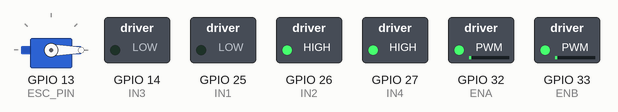
A sketch run on a simulated ESP32. Parts: servo, switched loads named in the sketch (green lamp = pin HIGH). Nothing arrives over Bluetooth unless stated; what the sketch prints to the serial monitor is not drawn.

Above: at 0.1 s.
Timing chart, 0 to 1.6 s (numbered marks = the images above):
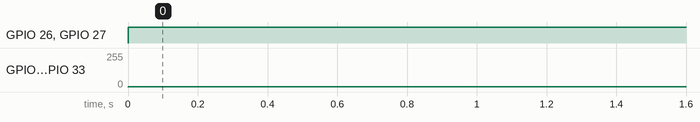

The sketch:

battlebot.ino
```cpp
#include <PS4Controller.h>
#include <ESP32Servo.h>
#include <Arduino.h>

// MOSTLY WORKING CONFIGURATION
// // Motor control pins
const int ENA = 32; // Left motor PWM
// const int IN1 = 25;
// const int IN2 = 26;

const int ENB = 33; // Right motor PWM
// const int IN3 = 27;
// const int IN4 = 14;

// Motor control pins
const int IN1 = 25;
const int IN2 = 26;

const int IN3 = 14;
const int IN4 = 27;

const int ESC_PIN = 13; // Brushless ESC pin

// LEDC PWM channels
#define CH_LEFT  0
#define CH_RIGHT 1

// Deadzone threshold
const int DEADZONE = 10;

Servo esc;

void setup() {
  Serial.begin(115200);

  // Motor direction pins
  pinMode(IN1, OUTPUT);
  pinMode(IN2, OUTPUT);
  pinMode(IN3, OUTPUT);
  pinMode(IN4, OUTPUT);

  // PWM setup (Core 2.x compatible)
  ledcSetup(CH_LEFT, 1000, 8);
  ledcAttachPin(ENA, CH_LEFT);

  ledcSetup(CH_RIGHT, 1000, 8);
  ledcAttachPin(ENB, CH_RIGHT);

  // ESC setup
  esc.setPeriodHertz(50);
  esc.attach(ESC_PIN, 1000, 2000);
  esc.writeMicroseconds(1000); // Start with idle signal

  // PS4 controller
  PS4.begin("5c:93:a2:38:32:0e");
  Serial.println("Waiting for PS4 controller...");
}

void loop() {
  if (PS4.isConnected()) {
    Serial.println("Working");
    int leftY = PS4.LStickY();
    int rightY = PS4.RStickY();

    // Apply deadzone
    leftY = (abs(leftY) < DEADZONE) ? 0 : leftY;
    rightY = (abs(rightY) < DEADZONE) ? 0 : rightY;

    int leftSpeed = map(leftY, -128, 127, 255, -255);
    int rightSpeed = map(rightY, -128, 127, 255, -255);

    controlMotor(CH_LEFT, IN1, IN2, leftSpeed);
    controlMotor(CH_RIGHT, IN3, IN4, rightSpeed);

    // If left bumper (L1) is pressed, set ESC to half power
    if (PS4.L1()) {
      esc.writeMicroseconds(2000); // Set ESC to half power
      Serial.println("ESC set to half power");
    } else {
      esc.writeMicroseconds(1000); // Set ESC to idle
    }
  }
}

void controlMotor(int channel, int in1, int in2, int speed) {
  if (speed > 0) {
    digitalWrite(in1, HIGH);
    digitalWrite(in2, LOW);
    ledcWrite(channel, speed);
  } else if (speed < 0) {
    digitalWrite(in1, LOW);
    digitalWrite(in2, HIGH);
    ledcWrite(channel, -speed);
  } else {
    digitalWrite(in1, LOW);
    digitalWrite(in2, LOW);
    ledcWrite(channel, 0);
  }
}
```

Measured:
- by itself, GPIO 26 (IN2), GPIO 27 (IN4): LOW → HIGH at 0.00 s
- by itself, GPIO 32 (ENA), GPIO 33 (ENB): 0/255 → 1/255 at 0.00 s
